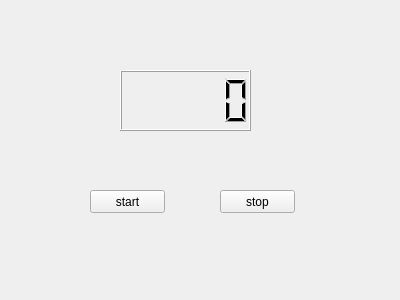
<?xml version="1.0" encoding="UTF-8"?>
<ui version="4.0">
 <class>MyWidget</class>
 <widget class="QWidget" name="MyWidget">
  <property name="geometry">
   <rect>
    <x>0</x>
    <y>0</y>
    <width>400</width>
    <height>300</height>
   </rect>
  </property>
  <property name="windowTitle">
   <string>MyWidget</string>
  </property>
  <widget class="QLCDNumber" name="lcdNumber">
   <property name="geometry">
    <rect>
     <x>120</x>
     <y>70</y>
     <width>131</width>
     <height>61</height>
    </rect>
   </property>
  </widget>
  <widget class="QPushButton" name="buttonStart">
   <property name="geometry">
    <rect>
     <x>90</x>
     <y>190</y>
     <width>75</width>
     <height>23</height>
    </rect>
   </property>
   <property name="text">
    <string>start</string>
   </property>
  </widget>
  <widget class="QPushButton" name="buttonStop">
   <property name="geometry">
    <rect>
     <x>220</x>
     <y>190</y>
     <width>75</width>
     <height>23</height>
    </rect>
   </property>
   <property name="text">
    <string>stop</string>
   </property>
  </widget>
 </widget>
 <layoutdefault spacing="6" margin="11"/>
 <resources/>
 <connections/>
</ui>
